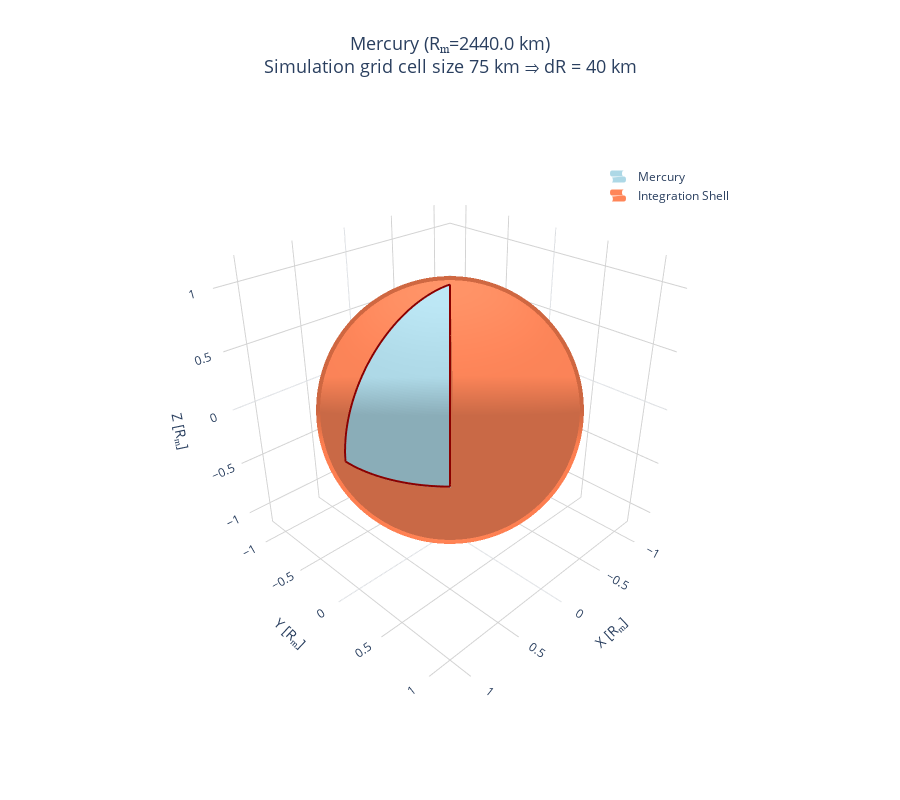

Notebook code for this chart:
### Code cell
#!/usr/bin/env python3
import numpy as np
import plotly.graph_objects as go

# Sphere and shell parameters
r_inner = 1.0   # Inner sphere radius
r_outer = 1.03   # Outer shell radius

# Create mesh for spherical surfaces
n_theta = 180   # colatitude resolution
n_phi = 360     # longitude resolution

theta = np.linspace(0, np.pi, n_theta)
phi = np.linspace(0, 2*np.pi, n_phi)
theta_grid, phi_grid = np.meshgrid(theta, phi)

# Define wedge cutout parameters (in upper hemisphere)
# Remove 1/8 wedge: 45 degrees in phi, upper hemisphere only
wedge_phi_min = 0       # degrees
wedge_phi_max = 45      # degrees (1/8 of 360)
wedge_phi_min_rad = np.radians(wedge_phi_min)
wedge_phi_max_rad = np.radians(wedge_phi_max)

# ========================================
# INNER SPHERE (full sphere at r=1.0)
# ========================================
x_inner = r_inner * np.sin(theta_grid) * np.cos(phi_grid)
y_inner = r_inner * np.sin(theta_grid) * np.sin(phi_grid)
z_inner = r_inner * np.cos(theta_grid)

# ========================================
# OUTER SHELL (with wedge cutout)
# ========================================
x_outer = r_outer * np.sin(theta_grid) * np.cos(phi_grid)
y_outer = r_outer * np.sin(theta_grid) * np.sin(phi_grid)
z_outer = r_outer * np.cos(theta_grid)

# Create mask for wedge cutout
# Remove wedge where: z > 0 AND phi is between wedge_phi_min and wedge_phi_max
wedge_mask = (z_outer > 0) & (phi_grid >= wedge_phi_min_rad) & (phi_grid <= wedge_phi_max_rad)

# Apply mask: set cutout region to NaN
x_outer_cut = np.where(wedge_mask, np.nan, x_outer)
y_outer_cut = np.where(wedge_mask, np.nan, y_outer)
z_outer_cut = np.where(wedge_mask, np.nan, z_outer)

# ========================================
# CREATE PLOTLY FIGURE
# ========================================
fig = go.Figure()

# Add inner sphere (blue)
fig.add_trace(go.Surface(
    x=x_inner,
    y=y_inner,
    z=z_inner,
    colorscale=[[0, 'lightblue'], [1, 'lightblue']],
    showscale=False,
    name='Mercury',
    showlegend=True,
    opacity=1.0,
))

# Add outer shell with cutout (orange/coral)
fig.add_trace(go.Surface(
    x=x_outer_cut,
    y=y_outer_cut,
    z=z_outer_cut,
    colorscale=[[0, 'coral'], [1, 'coral']],
    showscale=False,
    name='Integration Shell',
    showlegend=True,
    opacity=0.95,
))

# ========================================
# ADD CUT EDGES (optional - makes cutout clearer)
# ========================================
# Create lines along the edges of the cutout
edge_theta = np.linspace(0, np.pi/2, 50)  # Upper hemisphere only

# Edge 1: phi = wedge_phi_min_rad
x_edge1 = r_outer * np.sin(edge_theta) * np.cos(wedge_phi_min_rad)
y_edge1 = r_outer * np.sin(edge_theta) * np.sin(wedge_phi_min_rad)
z_edge1 = r_outer * np.cos(edge_theta)

fig.add_trace(go.Scatter3d(
    x=x_edge1, y=y_edge1, z=z_edge1,
    mode='lines',
    line=dict(color='darkred', width=4),
    name='Cut Edge 1',
    showlegend=False,
    hoverinfo='skip'
))

# Edge 2: phi = wedge_phi_max_rad
x_edge2 = r_outer * np.sin(edge_theta) * np.cos(wedge_phi_max_rad)
y_edge2 = r_outer * np.sin(edge_theta) * np.sin(wedge_phi_max_rad)
z_edge2 = r_outer * np.cos(edge_theta)

fig.add_trace(go.Scatter3d(
    x=x_edge2, y=y_edge2, z=z_edge2,
    mode='lines',
    line=dict(color='darkred', width=4),
    name='Cut Edge 2',
    showlegend=False,
    hoverinfo='skip'
))

# Edge 3: theta = pi/2 (equator boundary of cutout)
edge_phi = np.linspace(wedge_phi_min_rad, wedge_phi_max_rad, 50)
x_edge3 = r_outer * np.cos(edge_phi)
y_edge3 = r_outer * np.sin(edge_phi)
z_edge3 = np.zeros_like(edge_phi)

fig.add_trace(go.Scatter3d(
    x=x_edge3, y=y_edge3, z=z_edge3,
    mode='lines',
    line=dict(color='darkred', width=4),
    name='Cut Edge 3',
    showlegend=False,
    hoverinfo='skip'
))

# ========================================
# LAYOUT AND CAMERA
# ========================================
fig.update_layout(
    title=dict(
        text='Mercury (Rₘ=2440.0 km)<br>Simulation grid cell size 75 km ⇒ dR = 40 km',
        x=0.5,
        xanchor='center',
        font=dict(size=18)
    ),
    scene=dict(
        xaxis=dict(title='X [Rₘ]', range=[-1.2, 1.2], showgrid=True, gridcolor='lightgray'),
        yaxis=dict(title='Y [Rₘ]', range=[-1.2, 1.2], showgrid=True, gridcolor='lightgray'),
        zaxis=dict(title='Z [Rₘ]', range=[-1.2, 1.2], showgrid=True, gridcolor='lightgray'),
        aspectmode='cube',
        camera=dict(
            eye=dict(x=1.5, y=1.5, z=1.2),  # View from upper-right to see cutout
            center=dict(x=0, y=0, z=0)
        ),
        bgcolor='white'
    ),
    width=900,
    height=800,
    showlegend=True,
    legend=dict(x=0.7, y=0.9, bgcolor='rgba(255,255,255,0.8)'),
    template='plotly_white'
)

# Save to HTML file
# fig.write_html('sphere_shell_cutaway.html')
# print("Saved: sphere_shell_cutaway.html")

# Display in browser
fig.show()

### Figure 1 — Plotly figure (JSON) as saved in the notebook; plotly's stock layout.template omitted (floating-point values rounded to 4 significant figures; data arrays with more than 128 entries replaced by an {"elided": "..."} marker saying what was removed)
{"data": [{"colorscale": [[0, "lightblue"], [1, "lightblue"]], "name": "Mercury", "opacity": 1.0, "showlegend": true, "showscale": false, "x": {"elided": "360x180 float values"}, "y": {"elided": "360x180 float values"}, "z": {"elided": "360x180 float values"}, "type": "surface"}, {"colorscale": [[0, "coral"], [1, "coral"]], "name": "Integration Shell", "opacity": 0.95, "showlegend": true, "showscale": false, "x": {"elided": "360x180 float values"}, "y": {"elided": "360x180 float values"}, "z": {"elided": "360x180 float values"}, "type": "surface"}, {"hoverinfo": "skip", "line": {"color": "darkred", "width": 4}, "mode": "lines", "name": "Cut Edge 1", "showlegend": false, "x": [0.0, 0.03301, 0.06599, 0.0989, 0.1317, 0.1644, 0.1969, 0.2292, 0.2613, 0.2931, 0.3246, 0.3557, 0.3865, 0.4169, 0.4469, 0.4764, 0.5054, 0.5339, 0.5619, 0.5893, 0.6161, 0.6422, 0.6677, 0.6925, 0.7166, 0.7399, 0.7625, 0.7843, 0.8053, 0.8255, 0.8448, 0.8632, 0.8808, 0.8975, 0.9132, 0.928, 0.9418, 0.9547, 0.9666, 0.9775, 0.9874, 0.9963, 1.004, 1.011, 1.017, 1.022, 1.025, 1.028, 1.029, 1.03], "y": [0.0, 0.0, 0.0, 0.0, 0.0, 0.0, 0.0, 0.0, 0.0, 0.0, 0.0, 0.0, 0.0, 0.0, 0.0, 0.0, 0.0, 0.0, 0.0, 0.0, 0.0, 0.0, 0.0, 0.0, 0.0, 0.0, 0.0, 0.0, 0.0, 0.0, 0.0, 0.0, 0.0, 0.0, 0.0, 0.0, 0.0, 0.0, 0.0, 0.0, 0.0, 0.0, 0.0, 0.0, 0.0, 0.0, 0.0, 0.0, 0.0, 0.0], "z": [1.03, 1.029, 1.028, 1.025, 1.022, 1.017, 1.011, 1.004, 0.9963, 0.9874, 0.9775, 0.9666, 0.9547, 0.9418, 0.928, 0.9132, 0.8975, 0.8808, 0.8632, 0.8448, 0.8255, 0.8053, 0.7843, 0.7625, 0.7399, 0.7166, 0.6925, 0.6677, 0.6422, 0.6161, 0.5893, 0.5619, 0.5339, 0.5054, 0.4764, 0.4469, 0.4169, 0.3865, 0.3557, 0.3246, 0.2931, 0.2613, 0.2292, 0.1969, 0.1644, 0.1317, 0.0989, 0.06599, 0.03301, 6.307e-17], "type": "scatter3d"}, {"hoverinfo": "skip", "line": {"color": "darkred", "width": 4}, "mode": "lines", "name": "Cut Edge 2", "showlegend": false, "x": [0.0, 0.02334, 0.04666, 0.06994, 0.09314, 0.1162, 0.1392, 0.1621, 0.1847, 0.2072, 0.2295, 0.2515, 0.2733, 0.2948, 0.316, 0.3369, 0.3574, 0.3776, 0.3973, 0.4167, 0.4356, 0.4541, 0.4721, 0.4897, 0.5067, 0.5232, 0.5392, 0.5546, 0.5694, 0.5837, 0.5973, 0.6104, 0.6228, 0.6346, 0.6457, 0.6562, 0.666, 0.6751, 0.6835, 0.6912, 0.6982, 0.7045, 0.7101, 0.7149, 0.719, 0.7223, 0.725, 0.7268, 0.7279, 0.7283], "y": [0.0, 0.02334, 0.04666, 0.06994, 0.09314, 0.1162, 0.1392, 0.1621, 0.1847, 0.2072, 0.2295, 0.2515, 0.2733, 0.2948, 0.316, 0.3369, 0.3574, 0.3776, 0.3973, 0.4167, 0.4356, 0.4541, 0.4721, 0.4897, 0.5067, 0.5232, 0.5392, 0.5546, 0.5694, 0.5837, 0.5973, 0.6104, 0.6228, 0.6346, 0.6457, 0.6562, 0.666, 0.6751, 0.6835, 0.6912, 0.6982, 0.7045, 0.7101, 0.7149, 0.719, 0.7223, 0.725, 0.7268, 0.7279, 0.7283], "z": [1.03, 1.029, 1.028, 1.025, 1.022, 1.017, 1.011, 1.004, 0.9963, 0.9874, 0.9775, 0.9666, 0.9547, 0.9418, 0.928, 0.9132, 0.8975, 0.8808, 0.8632, 0.8448, 0.8255, 0.8053, 0.7843, 0.7625, 0.7399, 0.7166, 0.6925, 0.6677, 0.6422, 0.6161, 0.5893, 0.5619, 0.5339, 0.5054, 0.4764, 0.4469, 0.4169, 0.3865, 0.3557, 0.3246, 0.2931, 0.2613, 0.2292, 0.1969, 0.1644, 0.1317, 0.0989, 0.06599, 0.03301, 6.307e-17], "type": "scatter3d"}, {"hoverinfo": "skip", "line": {"color": "darkred", "width": 4}, "mode": "lines", "name": "Cut Edge 3", "showlegend": false, "x": [1.03, 1.03, 1.029, 1.029, 1.028, 1.027, 1.025, 1.024, 1.022, 1.019, 1.017, 1.014, 1.011, 1.008, 1.004, 1.0, 0.9963, 0.992, 0.9874, 0.9826, 0.9775, 0.9722, 0.9666, 0.9608, 0.9547, 0.9484, 0.9418, 0.935, 0.928, 0.9207, 0.9132, 0.9054, 0.8975, 0.8892, 0.8808, 0.8721, 0.8632, 0.8541, 0.8448, 0.8352, 0.8255, 0.8155, 0.8053, 0.7949, 0.7843, 0.7735, 0.7625, 0.7513, 0.7399, 0.7283], "y": [0.0, 0.01651, 0.03301, 0.04951, 0.06599, 0.08246, 0.0989, 0.1153, 0.1317, 0.1481, 0.1644, 0.1807, 0.1969, 0.2131, 0.2292, 0.2453, 0.2613, 0.2772, 0.2931, 0.3089, 0.3246, 0.3402, 0.3557, 0.3712, 0.3865, 0.4018, 0.4169, 0.432, 0.4469, 0.4617, 0.4764, 0.491, 0.5054, 0.5198, 0.5339, 0.548, 0.5619, 0.5757, 0.5893, 0.6027, 0.6161, 0.6292, 0.6422, 0.655, 0.6677, 0.6802, 0.6925, 0.7046, 0.7166, 0.7283], "z": [0.0, 0.0, 0.0, 0.0, 0.0, 0.0, 0.0, 0.0, 0.0, 0.0, 0.0, 0.0, 0.0, 0.0, 0.0, 0.0, 0.0, 0.0, 0.0, 0.0, 0.0, 0.0, 0.0, 0.0, 0.0, 0.0, 0.0, 0.0, 0.0, 0.0, 0.0, 0.0, 0.0, 0.0, 0.0, 0.0, 0.0, 0.0, 0.0, 0.0, 0.0, 0.0, 0.0, 0.0, 0.0, 0.0, 0.0, 0.0, 0.0, 0.0], "type": "scatter3d"}], "layout": {"title": {"font": {"size": 18}, "text": "Mercury (Rₘ=2440.0 km)<br>Simulation grid cell size 75 km ⇒ dR = 40 km", "x": 0.5, "xanchor": "center"}, "scene": {"xaxis": {"title": {"text": "X [Rₘ]"}, "range": [-1.2, 1.2], "showgrid": true, "gridcolor": "lightgray"}, "yaxis": {"title": {"text": "Y [Rₘ]"}, "range": [-1.2, 1.2], "showgrid": true, "gridcolor": "lightgray"}, "zaxis": {"title": {"text": "Z [Rₘ]"}, "range": [-1.2, 1.2], "showgrid": true, "gridcolor": "lightgray"}, "camera": {"eye": {"x": 1.5, "y": 1.5, "z": 1.2}, "center": {"x": 0, "y": 0, "z": 0}}, "aspectmode": "cube", "bgcolor": "white"}, "legend": {"x": 0.7, "y": 0.9, "bgcolor": "rgba(255,255,255,0.8)"}, "width": 900, "height": 800, "showlegend": true}}
